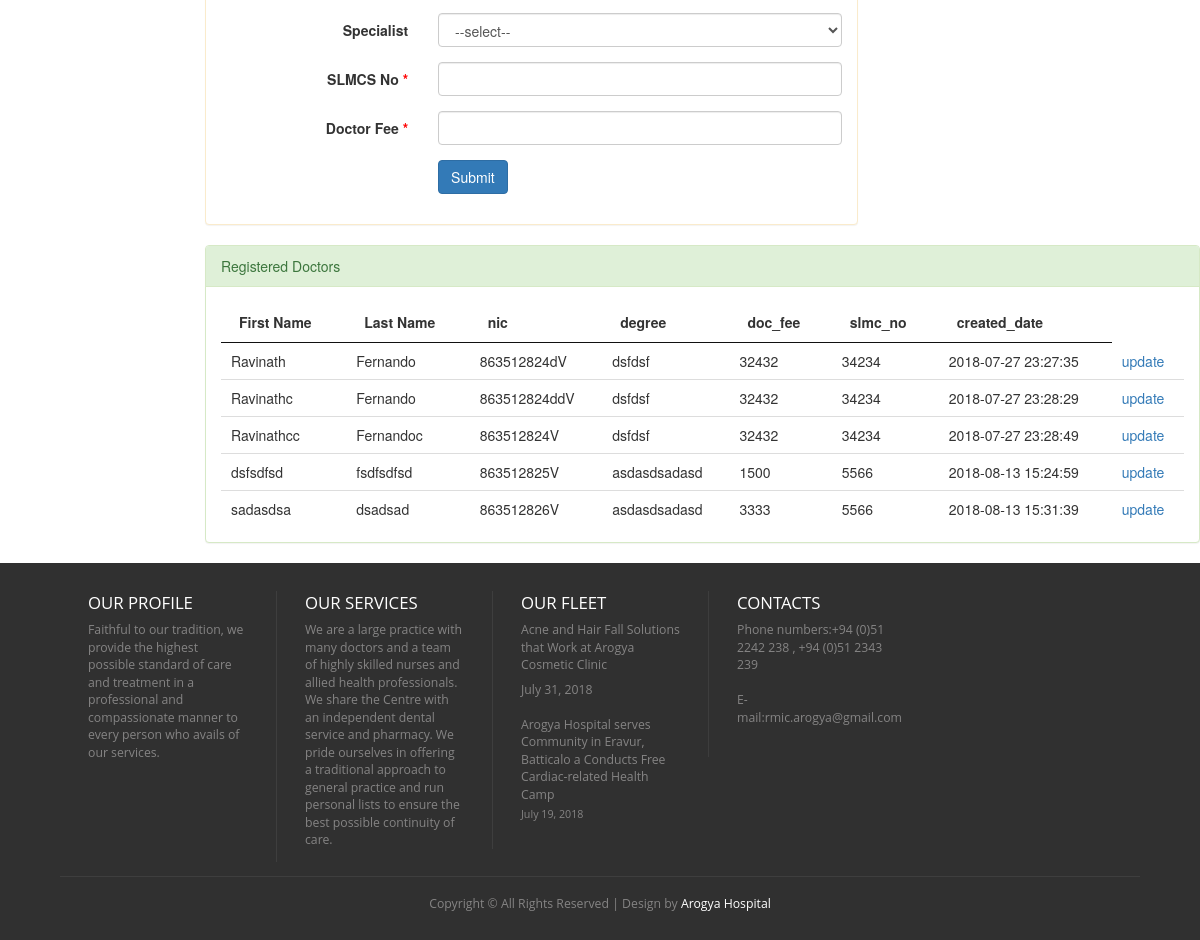
Before: /index.php/admin_controller/DoctorRegistration (lower part) with the older database file.
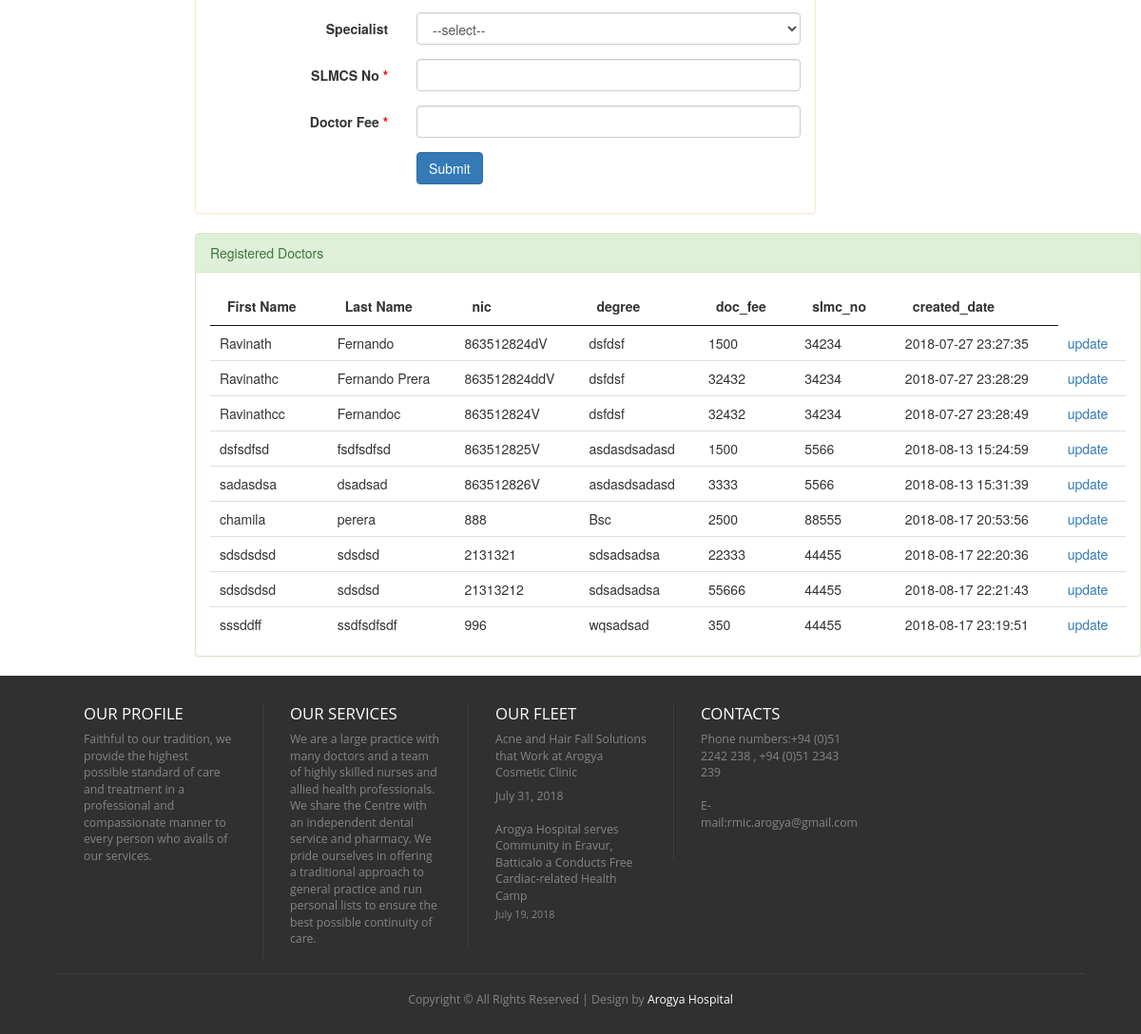
After: the same page with the newer database file.
### tables this page shows
CREATE TABLE `hms_doctor` (
  `id` int(5) NOT NULL AUTO_INCREMENT,
  `first_name` varchar(100) DEFAULT NULL,
  `last_name` varchar(100) DEFAULT NULL,
  `nic` varchar(12) DEFAULT NULL,
  `pword` text,
  `email` varchar(50) DEFAULT NULL,
  `telephone` varchar(20) DEFAULT NULL,
  `degree` varchar(200) DEFAULT NULL,
  `specialist_id` int(5) DEFAULT NULL,
  `doc_fee` int(5) DEFAULT NULL,
  `slmc_no` varchar(20) DEFAULT NULL,
  `status_code` varchar(20) DEFAULT 'ACTIVE',
  `category` varchar(20) DEFAULT 'OPD',
  `created_date` timestamp NOT NULL DEFAULT CURRENT_TIMESTAMP,
  `created_user` int(5) DEFAULT NULL,
  `user_role` varchar(20) DEFAULT 'DOCTOR',
  PRIMARY KEY (`id`),
  UNIQUE KEY `NewIndex1` (`nic`)
);

### application/controllers/Admin_Controller.php (called while the page is built, shortened)
<?php
class Admin_Controller extends CI_Controller {
    public function DoctorRegistration() {
        $this->load->model(array('Doctor'));
        $doctor = new Doctor();
        $doctor->getPostData();
        $doctor->created_user = $this->session->userdata('userbean')->id;
        $db_error = $this->db->error();
        if (!empty($db_error)) {
            $data['msg'] = '<p class="text-error"> Invalid or duplicate entry found </p>';
        } else {
            $data['msg'] = '<p class="text-success">New registration has been successful, please login ,<br> Patient Reg No ' . $patient->id . ' </p>';
        }
        $doctor_list = $doctor->get();
        $data['doctor_list'] = $doctor_list;
        $data['msg'] = '<p class="text-success">New Doctor Registered Successfuly</p>';
        $this->load->view('admin/admin-doctor-registration', $data);
    }
}

### index.php (called while the page is built, shortened)
<?php
require_once BASEPATH.'core/CodeIgniter.php';

### application/core/my_model.php (called while the page is built, shortened)
<?php
class MY_Model extends CI_Model{
    private function insert(){
        $this->db->insert($this::DB_TABLE,$this);
    }
    public function get($limit=0,$offset = 0) {
        if($limit){
            $query = $this->db->get($this::DB_TABLE,$limit,$offset);
        }else{
            $query = $this->db->get($this::DB_TABLE);
        }
        $ret_val = array();
        foreach ($query->result() as $row) {
            $model = new $class;
            $model->populate($row);
            $ret_val[$row->{$this::DB_TABLE_PK}] = $model;
        }
        return $ret_val;
    }
}

### application/views/admin/admin-doctor-registration.php (the view, shortened to what the changed rows need)
<!DOCTYPE HTML>
<html>
    <head>
        <link href="<?php echo base_url('css/style.css'); ?>" rel="stylesheet" type="text/css"  media="all" />
        <link href="<?php echo base_url('css/bootstrap.css'); ?>" rel="stylesheet" type="text/css"/>
        <link rel="stylesheet" href="<?php echo base_url('css/responsiveslides.css') ?>">
    </head>
    <body>
        <div class="content">
            <div class="row">
                <div class="col-md-10">
                    <div class="panel panel-success">
                        <div class="panel-body">
                            <table id="example" class="display" cellspacing="0" width="100%">
                                <thead>
                                    <tr>
                                        <th>First Name</th>
                                        <th>Last Name</th>
                                        <th>nic</th>
                                        <th>degree</th>
                                        <th>doc_fee</th>
                                        <th>slmc_no</th>
                                        <th>created_date</th>
                                    </tr>
                                </thead>
                                <tbody>
                                    <?php foreach ($doctor_list as $value) {
                                        ?>
                                        <tr>
                                            <td><?= $value->first_name ?></td>
                                            <td><?= $value->last_name ?></td>
                                            <td><?= $value->nic ?></td>
                                            <td><?= $value->degree ?></td>
                                            <td><?= $value->doc_fee ?></td>
                                            <td><?= $value->slmc_no ?></td>
                                            <td><?= $value->created_date ?></td>
                                            <td> <a href="<?= base_url('Admin_Controller/loadDoctorUpdate/'.$value->id) ?>">update</a></td>
                                        </tr>
                                        <?php
                                    }
                                    ?>
                                </tbody>
                            </table>
                            <link href="<?php echo base_url('css/jquery.dataTables.min.css'); ?>" rel="stylesheet" type="text/css"/>
                        </div>
                    </div>
                </div>
            </div>
        </div>
    </body>
</html>

Changed rows visible on the page:
changed hms_doctor "Ravinath": doc_fee "32432" → "1500"
changed hms_doctor "Ravinathc": last_name "Fernando" → "Fernando Prera"
added hms_doctor: first_name "chamila", last_name "perera", nic "888", degree "Bsc", doc_fee "2500", slmc_no "88555", created_date "2018-08-17 20:53:56"
added hms_doctor: first_name "sdsdsdsd", last_name "sdsdsd", nic "2131321", degree "sdsadsadsa", doc_fee "22333", slmc_no "44455", created_date "2018-08-17 22:20:36"
added hms_doctor: first_name "sdsdsdsd", last_name "sdsdsd", nic "21313212", degree "sdsadsadsa", doc_fee "55666", slmc_no "44455", created_date "2018-08-17 22:21:43"
added hms_doctor: first_name "sssddff", last_name "ssdfsdfsdf", nic "996", degree "wqsadsad", doc_fee "350", slmc_no "44455", created_date "2018-08-17 23:19:51"
